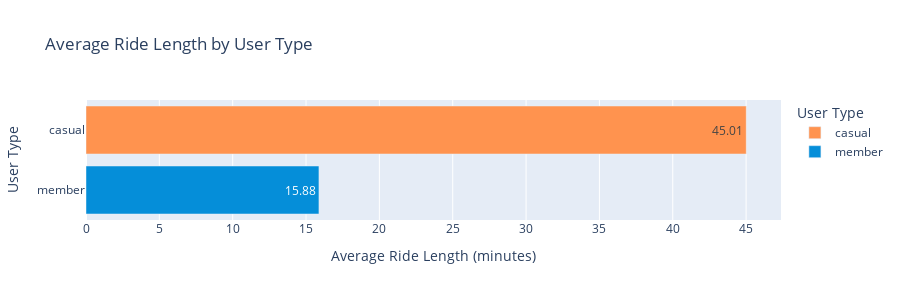

Source (notebook cell):
### Code cell
fig5 = round(df.groupby('member_casual', as_index=False)['ride_length'].mean(), 2)

fig = px.bar(fig5, y='member_casual', x='ride_length', 
        color='member_casual', 
        height=300,
        title='Average Ride Length by User Type',
        text='ride_length', 
        labels={'ride_length': 'Average Ride Length (minutes)', 'member_casual': 'User Type'},
        hover_name='member_casual', hover_data = {'member_casual': False, 'ride_length': True}, 
        color_discrete_map={'casual': '#FF934F', 'member': '#058ED9'})

fig.show()

### Figure 1 — Plotly figure (JSON) as saved in the notebook; plotly's stock layout.template omitted (floating-point values rounded to 4 significant figures)
{"data": [{"alignmentgroup": "True", "hovertemplate": "<b>%{hovertext}</b><br><br>Average Ride Length (minutes)=%{text}<extra></extra>", "hovertext": ["casual"], "legendgroup": "casual", "marker": {"color": "#FF934F", "pattern": {"shape": ""}}, "name": "casual", "offsetgroup": "casual", "orientation": "h", "showlegend": true, "text": [45.01], "textposition": "auto", "type": "bar", "x": [45.01], "xaxis": "x", "y": ["casual"], "yaxis": "y"}, {"alignmentgroup": "True", "hovertemplate": "<b>%{hovertext}</b><br><br>Average Ride Length (minutes)=%{text}<extra></extra>", "hovertext": ["member"], "legendgroup": "member", "marker": {"color": "#058ED9", "pattern": {"shape": ""}}, "name": "member", "offsetgroup": "member", "orientation": "h", "showlegend": true, "text": [15.88], "textposition": "auto", "type": "bar", "x": [15.88], "xaxis": "x", "y": ["member"], "yaxis": "y"}], "layout": {"barmode": "relative", "height": 300, "legend": {"title": {"text": "User Type"}, "tracegroupgap": 0}, "title": {"text": "Average Ride Length by User Type"}, "xaxis": {"anchor": "y", "domain": [0, 1], "title": {"text": "Average Ride Length (minutes)"}}, "yaxis": {"anchor": "x", "categoryarray": ["member", "casual"], "categoryorder": "array", "domain": [0, 1], "title": {"text": "User Type"}}}}
